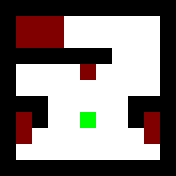

The image is a tile-based game level rendered from a .tmx file. Its description and complete source (layers, tilesets, objects, tile grids) follow:
An orthogonal 11x11 tile map with 16x16 px tiles, 2 tile layers (Layer1, Layer2).

<map version="1.0" orientation="orthogonal" renderorder="right-down" width="11" height="11" tilewidth="16" tileheight="16" nextobjectid="1">
 <tileset firstgid="1" source="Tiles.tsx" />
 <layer name="Layer1" width="11" height="11">
  <data encoding="csv">
1,1,1,1,1,1,1,1,1,1,1,
1,5,5,5,5,5,5,5,5,5,1,
1,5,5,5,5,5,5,5,5,5,1,
1,1,1,1,1,1,1,5,5,5,1,
1,5,5,5,5,5,5,5,5,5,1,
1,5,5,5,5,5,5,5,5,5,1,
1,1,1,5,5,5,5,5,1,1,1,
1,5,1,5,5,5,5,5,1,5,1,
1,5,5,5,5,5,5,5,5,5,1,
1,5,5,5,5,5,5,5,5,5,1,
1,1,1,1,1,1,1,1,1,1,1
</data>
 </layer>
 <layer name="Layer2" width="11" height="11">
  <data encoding="csv">
0,0,0,0,0,0,0,0,0,0,0,
0,3,3,3,0,0,0,0,0,0,0,
0,3,3,3,0,0,0,0,0,0,0,
0,0,0,0,0,0,0,0,0,0,0,
0,0,0,0,0,3,0,0,0,0,0,
0,0,0,0,0,0,0,0,0,0,0,
0,0,0,0,0,0,0,0,0,0,0,
0,3,0,0,0,4,0,0,0,3,0,
0,3,0,0,0,0,0,0,0,3,0,
0,0,0,0,0,0,0,0,0,0,0,
0,0,0,0,0,0,0,0,0,0,0
</data>
 </layer>
</map>
